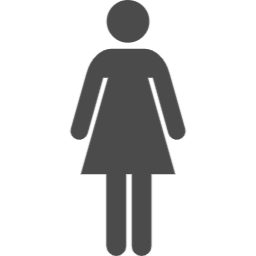
#> input picture next_level/woman.png, 256 x 256 px
$ jupyter execute --allow-errors 'visualization13 interactive.ipynb'   (shell and % lines are left out)
#> lines starting #> are read from the running program, lines starting #| are printed output that depends on the picture
# イベントドリブンプログラミング
マウスクリック、マウスオーバーなど操作を行う（イベントを発生させる）と、予めそれぞれの操作に応じて定義した
関数を実行する。
以下のリンクから「マウスクリックで点を描画する」のコードを入力して結果を確認してください。
https://mori-memo.hateblo.jp/entry/2022/02/09/224642

- イベントの紐づけに共通するのは、イベント発生時に呼ばれる関数を定義して、それをfigureに紐づけること。この
コーディングでは、def onclick(event):がその関数に相当
- この関数の引数にeventを入れておくことで、イベントのクラス変数を呼び出すことができる。このコーデイングでは
event.xdata, event.ydataで、クラス変数x,y座標を呼び出している。

- ln, = ax.plot([],[],'o')は、本来折れ線グラフのメソッドだが、[],[]なのでデータが空のグラフを意味する
- ln.set_data(x,y)は、この空のグラフにデータを与えるもの。ただし,x,yは点なので、折れ線グラフが点になる。なので
これを連続的にプロットすると折れ線になる。以下リンクの”Animationでlinesの値だけを変える”を参照。
https://qiita.com/ceptree/items/5fb5e9e6f29d214153c9
- %matplotlib notebookはjupyterでイベントドリブンプログラミングを動かすためのおまじないみたいなもの（コマンドラインから実行
する場合は、不要）

動作を確認出来たら、「カーソルを表示する」を入力して動かしてください（コピペでもよいです）
https://mori-memo.hateblo.jp/entry/2022/02/09/224642
イベントとして、クリックだけでなてカーソル移動が加わっている。

[cell 1]
import matplotlib.pyplot as plt
import numpy as np

fig, ax = plt.subplots()
ln, = ax.plot([],[],'o')

# [8 lines left out: function onclick, not called in this run]

fig.canvas.mpl_connect('button_press_event', onclick)
plt.show()
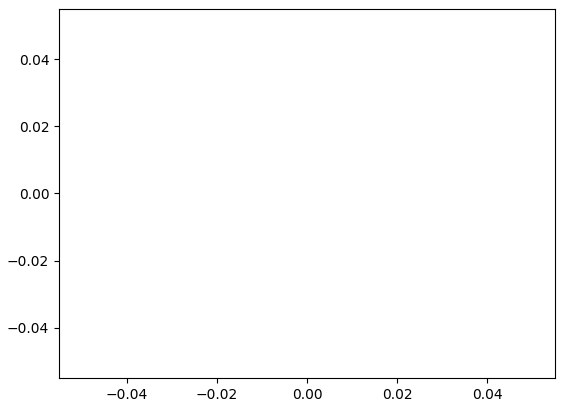
#> figure drawn by matplotlib, 1 panel

[cell 2]
import matplotlib.pyplot as plt
import numpy as np

fig, ax = plt.subplots()
ln, = ax.plot([],[],'bo')
cur, = ax.plot([],[],'ro')

# [14 lines left out: functions motion, onclick, not called in this run]

fig.canvas.mpl_connect('button_press_event', onclick)
fig.canvas.mpl_connect('motion_notify_event', motion)
plt.show()

## クリックするとピクトグラムを表示する
上記のmotion_notify_eventプログラムを参考にして、前回のwoman.pngのピクトグラムにカーソルを当てるとピンク色で
塗りつぶすプログラムを書いてください。

[cell 3]
import matplotlib.pyplot as plt
import numpy as np
from PIL import Image, ImageOps
from IPython.display import display


fig, ax = plt.subplots()


# [9 lines left out: function fill, not called in this run]


im = Image.open('woman.png')
#> im is the input picture: PIL image 256x256 RGBA; mean R, G, B, A 19, 19, 19, 59.6
fig.canvas.mpl_connect('motion_notify_event',fill)
ax.imshow(im)
plt.show()
